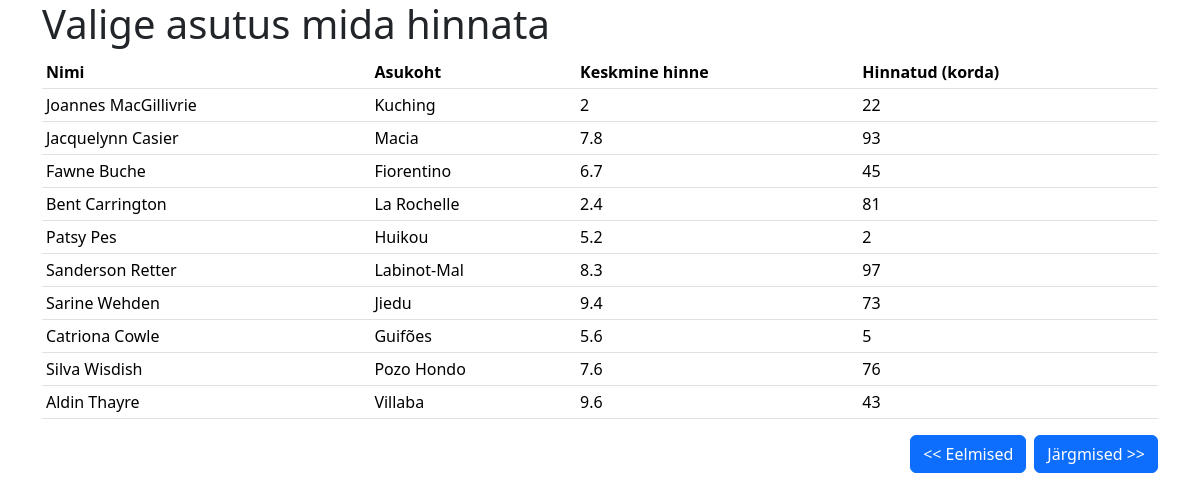
Screenshot of /?next=30 with the database file from the repository.
### tables this page shows
CREATE TABLE IF NOT EXISTS `toidukohad` (
  `id` int(6) NOT NULL,
  `nimi` varchar(255) NOT NULL,
  `asukoht` varchar(255) NOT NULL,
  `keskmine_hinne` double NOT NULL,
  `hinnatud` int(6) NOT NULL
);

### index.php (the view, shortened to what this page needs)
<?php include('config.php'); ?>
<!doctype html>
<html lang="et">
  <head>
    <link href="https://cdn.jsdelivr.net/npm/bootstrap@5.3.3/dist/css/bootstrap.min.css" rel="stylesheet">
  </head>
  <body>
    <?php
        if (!empty($_GET["s"])) {
            $s = $_GET["s"];
            $paring = 'SELECT * FROM toidukohad WHERE nimi LIKE "%' . $s . '%" ';
        } else {
            $algus = 0;
            if (isset($_GET['next'])) {
                $algus = $_GET['next'];
            } else if (isset($_GET['prev'])) {
                $algus = $_GET['prev'] - 10;
            }
            $paring = "SELECT * FROM toidukohad LIMIT $algus,10";
            $toidukohad_kokku_paring = mysqli_query($yhendus, "SELECT COUNT(*) as kokku FROM toidukohad");
            $toidukohad_kokku = mysqli_fetch_assoc($toidukohad_kokku_paring)['kokku'];
            $next = $algus + 10;
            $prev = $algus - 10;
        }
        $valjund = mysqli_query($yhendus, $paring);
    ?>
    <div class="container">
        <h1>Valige asutus mida hinnata</h1>
        <table class="table table-sm">
            <tr>
                <th>Nimi</th>
                <th>Asukoht</th>
                <th>Keskmine hinne</th>
                <th>Hinnatud (korda)</th>
            </tr>
        <?php
        while($rida = mysqli_fetch_assoc($valjund)){
        ?>
            <tr>
                <td><?php echo $rida['nimi']; ?></td>
                <td><?php echo $rida['asukoht']; ?></td>
                <td><?php echo $rida['keskmine_hinne']; ?></td>
                <td><?php echo $rida['hinnatud']; ?></td>
            </tr>
        <?php
        }
        ?>
        </table>
        <div class="d-flex justify-content-end">
            <a href="?prev=<?php echo $prev; ?>" class="btn btn-primary <?php if ($algus == 0) echo 'disabled'; ?>" role="button" aria-disabled="<?php if ($algus == 0) echo 'true'; ?>">&lt;&lt; Eelmised</a>
            <a href="?next=<?php echo $next; ?>" class="btn btn-primary ms-2 <?php if ($algus + 10 >= $toidukohad_kokku) echo 'disabled'; ?>" role="button" aria-disabled="<?php if ($algus + 10 >= $toidukohad_kokku) echo 'true'; ?>">Järgmised &gt;&gt;</a>
        </div>
    </div>
  </body>
</html>

### rows the page displays
toidukohad: nimi "Joannes MacGillivrie", asukoht "Kuching", keskmine_hinne "2", hinnatud "22"
toidukohad: nimi "Jacquelynn Casier", asukoht "Macia", keskmine_hinne "7.8", hinnatud "93"
toidukohad: nimi "Fawne Buche", asukoht "Fiorentino", keskmine_hinne "6.7", hinnatud "45"
toidukohad: nimi "Bent Carrington", asukoht "La Rochelle", keskmine_hinne "2.4", hinnatud "81"
toidukohad: nimi "Patsy Pes", asukoht "Huikou", keskmine_hinne "5.2", hinnatud "2"
toidukohad: nimi "Sanderson Retter", asukoht "Labinot-Mal", keskmine_hinne "8.3", hinnatud "97"
toidukohad: nimi "Sarine Wehden", asukoht "Jiedu", keskmine_hinne "9.4", hinnatud "73"
toidukohad: nimi "Catriona Cowle", asukoht "Guifões", keskmine_hinne "5.6", hinnatud "5"
toidukohad: nimi "Silva Wisdish", asukoht "Pozo Hondo", keskmine_hinne "7.6", hinnatud "76"
toidukohad: nimi "Aldin Thayre", asukoht "Villaba", keskmine_hinne "9.6", hinnatud "43"
